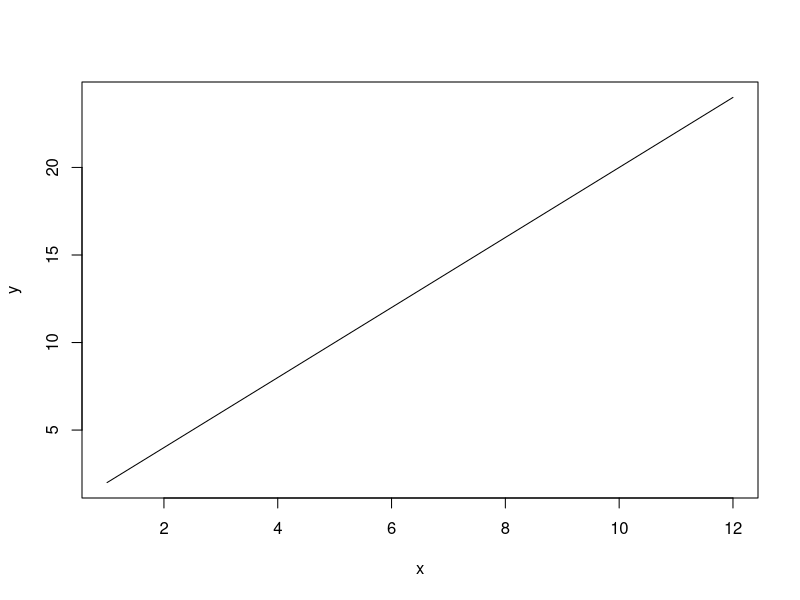

Write R code to recreate this figure.
# This is an example to practice using version control (Github) by creating a data set and analyzing it.

# Order of events:

# I. Create data set
# II. Produce plot of data set
# III. Commit changes 
# IV. Push to Github


# I. Create data set

x <- c(1,4,8,12)
y <- c(2,8,16,24)


# II. Produce a plot of the data set

plot(x,y,type="l")


# III. Commit changes to Github

# Press the Version Control button (green, red, and gray) from the toolbar
# Press commit
# Select the box(es) of the files you'd like to stage
# Write a comment about your edits


# IV. Pull most recent document from Github

# After you pull the most recent changes, push yours

